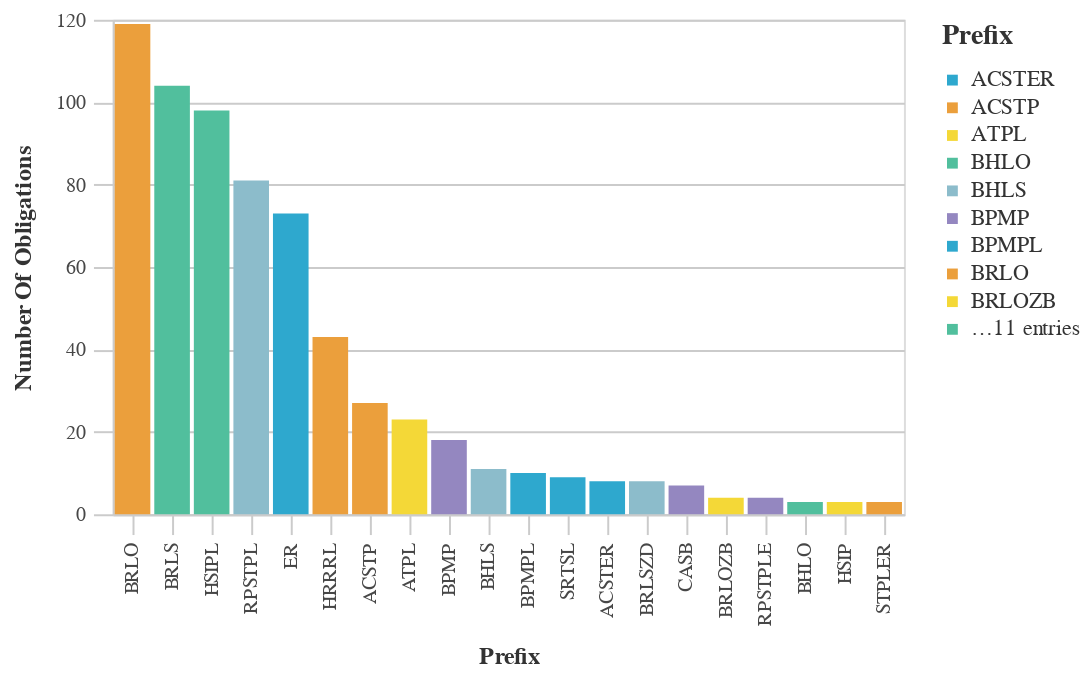

Notebook code for this chart:
### Markdown cell above
### Most Used Prefix Codes

### Code cell
#Bar chart with the Most Used Prefix Counts
chart_df = (df_top>>filter(_.variable=='prefix')).rename(columns={"value":"Prefix",
                                 "count":"Number of Obligations"})
chart9= (_dla_utils.basic_bar_chart_no_save(chart_df, 'Prefix', 'Number of Obligations', 'Prefix', district))
    

display(chart9)

### Figure 1 — Vega-Lite specification as saved in the notebook (floating-point values rounded to 4 significant figures)
{"config": {"view": {"continuousWidth": 400, "continuousHeight": 300}, "axis": {"domainColor": "#cbcbcb", "grid": true, "gridColor": "#cbcbcb", "gridWidth": 1, "labelColor": "#474747", "labelFont": "Nunito Sans", "labelFontSize": 10, "labelPadding": 4, "tickColor": "#cbcbcb", "tickSize": 10, "titleColor": "#333", "titleFont": "Raleway", "titleFontSize": 12, "titlePadding": 10}, "axisBand": {"grid": false}, "background": "white", "font": "Raleway", "header": {"labelFont": "Nunito Sans", "titleFont": "Raleway"}, "legend": {"labelColor": "#333", "labelFont": "Nunito Sans", "labelFontSize": 11, "labelLimit": 0, "padding": 1, "symbolSize": 30, "symbolType": "square", "titleColor": "#333", "titleFont": "Raleway", "titleFontSize": 14, "titlePadding": 10}, "title": {"anchor": "middle", "font": "Raleway", "fontSize": 18, "fontWeight": 300, "offset": 20}}, "data": {"name": "data-8957804a8aa1b6553d4b8af6f7360737"}, "mark": "bar", "encoding": {"color": {"field": "Prefix", "legend": {"symbolLimit": 10, "title": "Prefix"}, "scale": {"range": ["#2EA8CE", "#EB9F3C", "#F4D837", "#51BF9D", "#8CBCCB", "#9487C0"]}, "type": "nominal"}, "tooltip": [{"field": "Prefix", "title": "Prefix", "type": "nominal"}, {"field": "Number of Obligations", "title": "Number Of Obligations", "type": "quantitative"}], "x": {"field": "Prefix", "sort": "-y", "title": "Prefix", "type": "nominal"}, "y": {"field": "Number of Obligations", "title": "Number Of Obligations", "type": "quantitative"}}, "height": 250, "width": 400, "$schema": "https://vega.github.io/schema/vega-lite/v4.17.0.json", "datasets": {"data-8957804a8aa1b6553d4b8af6f7360737": [{"Prefix": "BRLO", "Number of Obligations": 119, "variable": "prefix"}, {"Prefix": "BRLS", "Number of Obligations": 104, "variable": "prefix"}, {"Prefix": "HSIPL", "Number of Obligations": 98, "variable": "prefix"}, {"Prefix": "RPSTPL", "Number of Obligations": 81, "variable": "prefix"}, {"Prefix": "ER", "Number of Obligations": 73, "variable": "prefix"}, {"Prefix": "HRRRL", "Number of Obligations": 43, "variable": "prefix"}, {"Prefix": "ACSTP", "Number of Obligations": 27, "variable": "prefix"}, {"Prefix": "ATPL", "Number of Obligations": 23, "variable": "prefix"}, {"Prefix": "BPMP", "Number of Obligations": 18, "variable": "prefix"}, {"Prefix": "BHLS", "Number of Obligations": 11, "variable": "prefix"}, {"Prefix": "BPMPL", "Number of Obligations": 10, "variable": "prefix"}, {"Prefix": "SRTSL", "Number of Obligations": 9, "variable": "prefix"}, {"Prefix": "ACSTER", "Number of Obligations": 8, "variable": "prefix"}, {"Prefix": "BRLSZD", "Number of Obligations": 8, "variable": "prefix"}, {"Prefix": "CASB", "Number of Obligations": 7, "variable": "prefix"}, {"Prefix": "BRLOZB", "Number of Obligations": 4, "variable": "prefix"}, {"Prefix": "RPSTPLE", "Number of Obligations": 4, "variable": "prefix"}, {"Prefix": "BHLO", "Number of Obligations": 3, "variable": "prefix"}, {"Prefix": "HSIP", "Number of Obligations": 3, "variable": "prefix"}, {"Prefix": "STPLER", "Number of Obligations": 3, "variable": "prefix"}]}}
